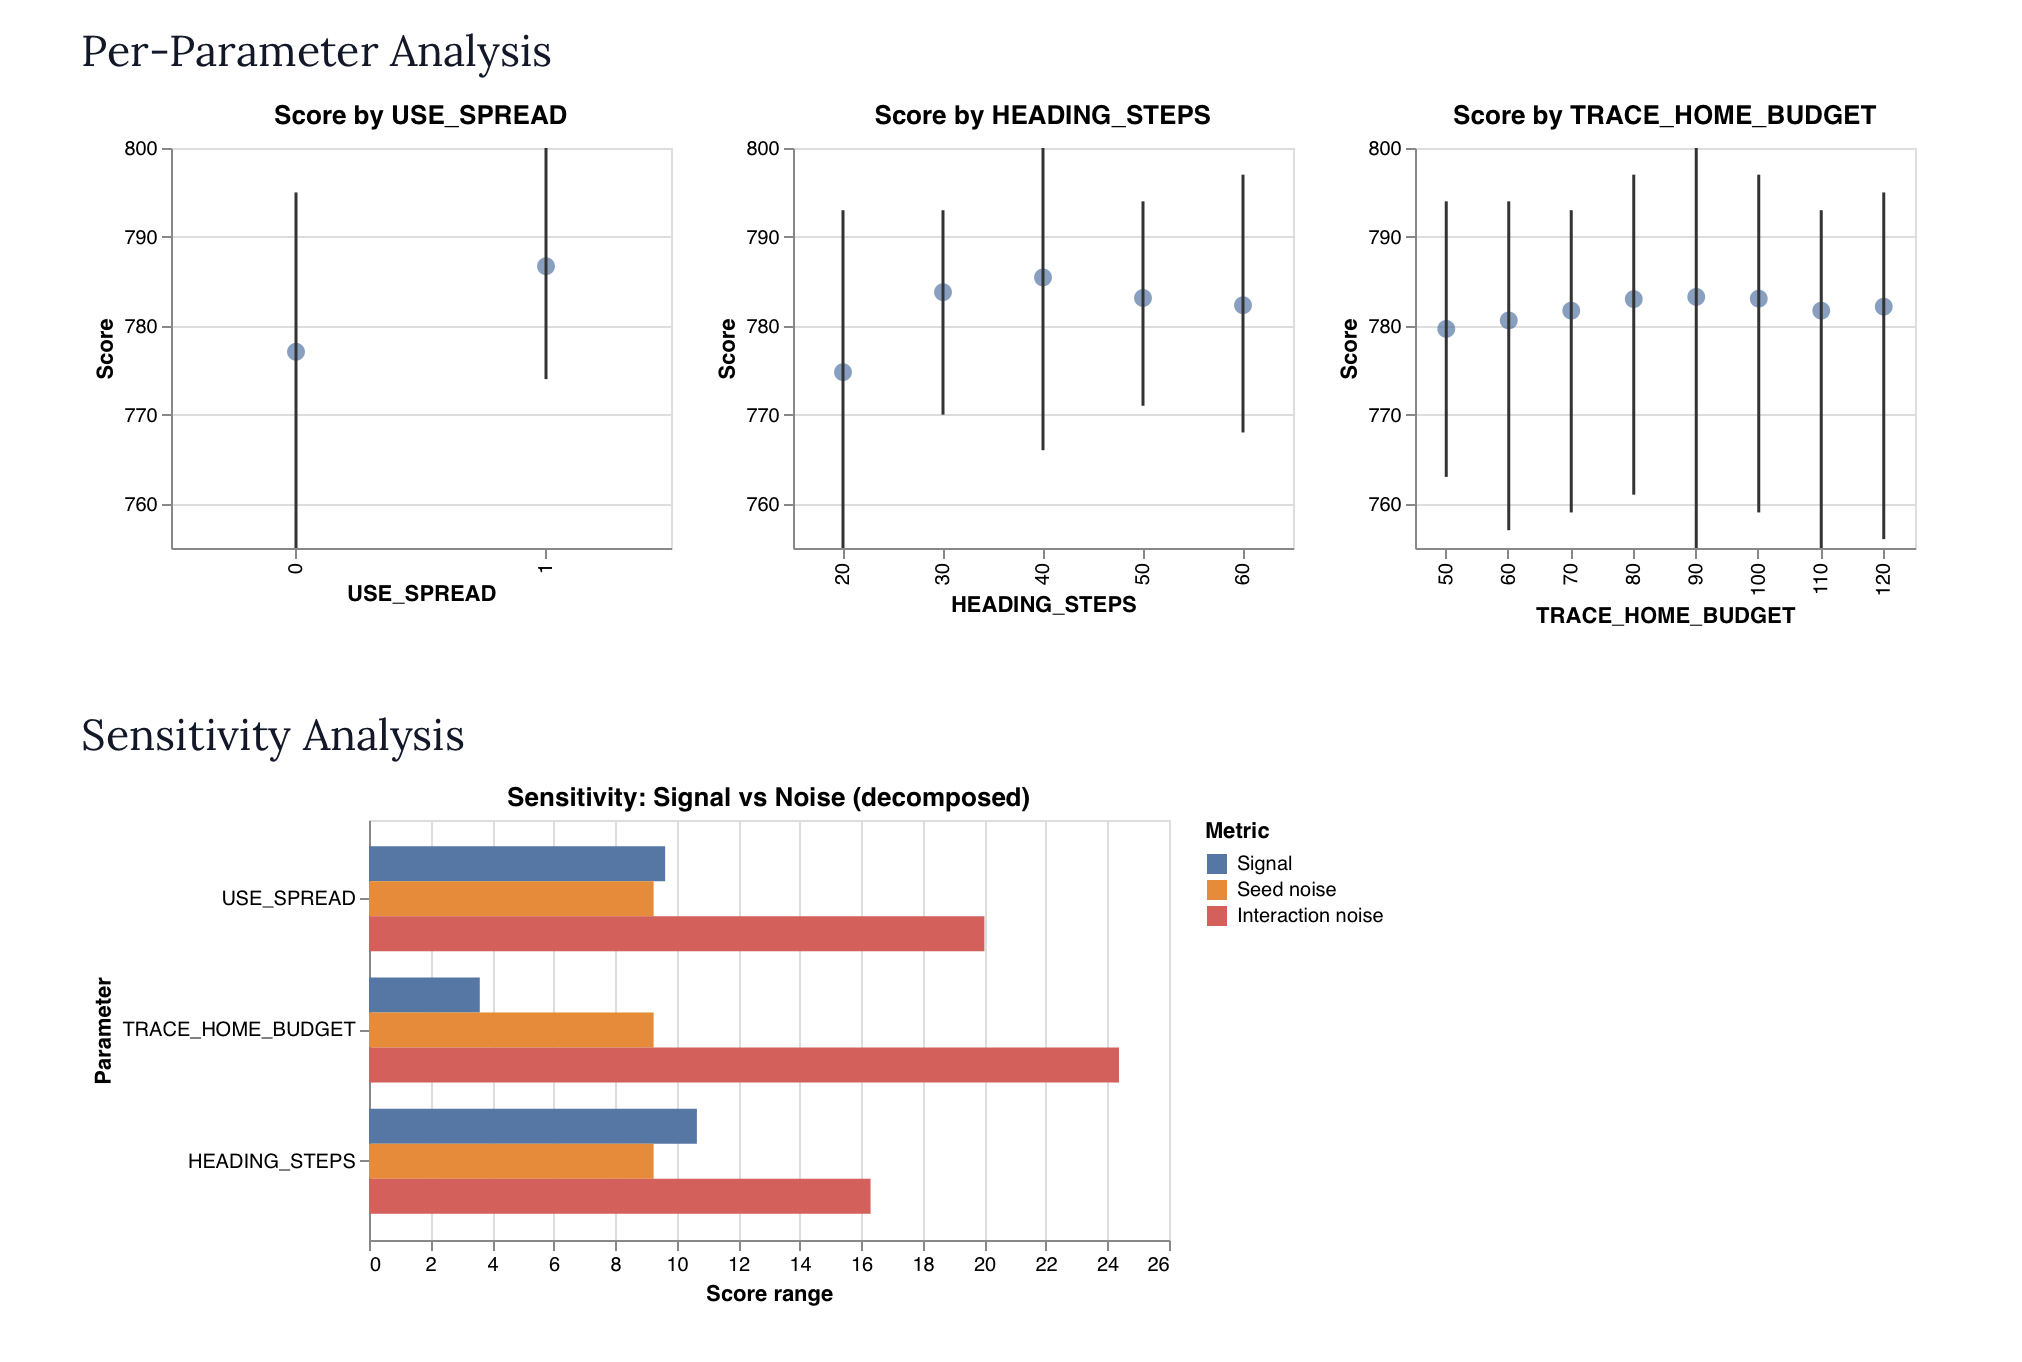

Python code for this plot:
# /// script
# requires-python = ">=3.12"
# dependencies = ["marimo", "polars", "altair"]
# ///
"""Hyperparameter optimizer for alisp files with @hp annotations."""

import marimo

__generated_with = "0.20.4"
app = marimo.App(width="full")


@app.cell
def _():
    import marimo as mo
    import polars as pl
    import altair as alt
    import argparse
    import itertools
    import os
    import re
    import subprocess
    import sys
    from typing import NamedTuple
    from collections import defaultdict

    return (
        NamedTuple,
        alt,
        argparse,
        itertools,
        mo,
        os,
        pl,
        re,
        subprocess,
        sys,
    )


@app.cell
def _(NamedTuple):
    class HyperParam(NamedTuple):
        name: str
        min_val: int
        max_val: int
        step: int
        line_index: int
        current_val: int = 0


    class JobResult(NamedTuple):
        combo: tuple
        seed: int
        score: int | None
        error: str | None


    class SensitivityRow(NamedTuple):
        name: str
        values: list[int]
        means: list[float]
        signal: float
        noise: float
        seed_noise: float
        interaction_noise: float

    return HyperParam, JobResult, SensitivityRow


@app.cell
def _(re):
    SCORE_RE = re.compile(r"Score:\s*(\d+)")
    ANNOTATION_RE = re.compile(
        r"^\s*;\s*@hp\s+min=(\d+)\s+max=(\d+)\s+step=(\d+)\s*$"
    )
    CONST_RE = re.compile(r"^(\s*\(const\s+(\w+)\s+)(-?\d+)(\s*\).*)$")
    return ANNOTATION_RE, CONST_RE, SCORE_RE


@app.cell
def _(ANNOTATION_RE, CONST_RE, HyperParam):
    def parse_annotations(path: str) -> tuple[list[str], list[HyperParam]]:
        """Parse @hp annotations and extract hyperparameters."""
        lines = open(path).readlines()
        params: list[HyperParam] = []
        pending_annotation = None
        for i, line in enumerate(lines):
            ann_match = ANNOTATION_RE.match(line)
            if ann_match:
                pending_annotation = ann_match
                continue
            if pending_annotation is not None and line.strip() != "":
                const_match = CONST_RE.match(line)
                if not const_match:
                    raise ValueError(
                        f"@hp annotation on line {i - 1} not followed by (const NAME val)"
                    )
                name = const_match.group(2)
                current_val = int(const_match.group(3))
                min_val = int(pending_annotation.group(1))
                max_val = int(pending_annotation.group(2))
                step = int(pending_annotation.group(3))
                params.append(HyperParam(name, min_val, max_val, step, i, current_val))
                pending_annotation = None
        if pending_annotation is not None:
            raise ValueError(
                "Trailing @hp annotation at end of file with no (const) following"
            )
        return lines, params

    return (parse_annotations,)


@app.cell
def _(itertools):
    import math as _math

    def count_search_space(params) -> int:
        """Count combinations without materializing them."""
        if not params:
            return 0
        return _math.prod(
            len(range(p.min_val, p.max_val + 1, p.step)) for p in params
        )

    def build_search_space(params) -> list[tuple]:
        """Generate all combinations of hyperparameter values."""
        return list(
            itertools.product(
                *[range(p.min_val, p.max_val + 1, p.step) for p in params]
            )
        )

    return build_search_space, count_search_space


@app.cell
def _(JobResult, SCORE_RE, subprocess):
    def run_one(
        combo: tuple,
        seed: int,
        param_names: list[str],
        filepath: str,
        project_root: str,
        map_filter: str | None,
        relax_ops: bool,
        pinned: list[tuple[str, int]] | None = None,
    ) -> JobResult:
        """Run a single parameter combination with a given seed."""
        cmd = ["argc", "test"]
        for name, val in zip(param_names, combo):
            cmd.extend(["-D", f"{name}={val}"])
        for name, val in (pinned or []):
            cmd.extend(["-D", f"{name}={val}"])
        cmd.extend(["-s", str(seed)])
        if map_filter:
            cmd.extend(["-m", map_filter])
        if relax_ops:
            cmd.extend(["-o", "1000"])
        cmd.append(filepath)

        result = subprocess.run(
            cmd, capture_output=True, text=True, cwd=project_root
        )
        if result.returncode != 0:
            return JobResult(
                combo, seed, None, result.stderr.strip() or result.stdout.strip()
            )

        match = SCORE_RE.search(result.stdout)
        if match:
            return JobResult(combo, seed, int(match.group(1)), None)
        return JobResult(combo, seed, None, "No score found in output")

    return (run_one,)


@app.cell
def _(run_one):
    def run_sweep(
        params,
        combos: list[tuple],
        seeds: list[int],
        filepath: str,
        project_root: str,
        map_filter: str | None,
        relax_ops: bool,
        jobs: int,
        print_fn=print,
        progress_bar=None,
        pinned_params: list[tuple[str, int]] | None = None,
    ) -> list:
        """Run all combinations and seeds in parallel, collecting results."""
        import concurrent.futures

        param_names = [p.name for p in params]
        all_jobs = [(combo, seed) for combo in combos for seed in seeds]
        results = []

        with concurrent.futures.ThreadPoolExecutor(max_workers=jobs) as pool:
            futures = {
                pool.submit(
                    run_one,
                    combo,
                    seed,
                    param_names,
                    filepath,
                    project_root,
                    map_filter,
                    relax_ops,
                    pinned_params,
                ): (combo, seed)
                for combo, seed in all_jobs
            }
            for future in concurrent.futures.as_completed(futures):
                job_result = future.result()
                results.append(job_result)
                score_str = (
                    str(job_result.score)
                    if job_result.score is not None
                    else "ERROR"
                )
                print_fn(
                    f"[{len(results)}/{len(all_jobs)}] combo={job_result.combo} seed={job_result.seed} -> {score_str}"
                )
                if progress_bar is not None:
                    progress_bar.update(
                        subtitle=f"combo={job_result.combo} seed={job_result.seed} → {score_str}",
                    )

        return results

    return (run_sweep,)


@app.function
def average_scores(results, params):
    """Average scores across seeds for each combo, ranked by score."""
    from collections import defaultdict

    scores_by_combo = defaultdict(list)
    for r in results:
        if r.score is not None:
            scores_by_combo[r.combo].append(r.score)
    ranked = [
        (combo, sum(scores) / len(scores))
        for combo, scores in scores_by_combo.items()
        if scores
    ]
    ranked.sort(key=lambda x: x[1], reverse=True)
    return ranked


@app.cell
def _(SensitivityRow):
    def compute_sensitivity(results, params):
        """Analyze per-parameter sensitivity to score variation.

        Decomposes noise into two components:
        - seed_noise: variance from running the same combo across different seeds
        - interaction_noise: variance from other parameters (after averaging out seeds)
        """
        from collections import defaultdict

        sensitivity_rows = []
        for param_idx, param in enumerate(params):
            scores_by_value = defaultdict(list)
            for result in results:
                if result.score is not None:
                    scores_by_value[result.combo[param_idx]].append(result.score)
            if not scores_by_value:
                continue
            values = sorted(scores_by_value.keys())
            means = [
                sum(scores_by_value[v]) / len(scores_by_value[v]) for v in values
            ]
            signal = max(means) - min(means) if means else 0.0

            # Compute total noise as mean range within each value (unchanged)
            noise_ranges = []
            for v in values:
                if len(scores_by_value[v]) > 1:
                    s = scores_by_value[v]
                    noise_ranges.append(max(s) - min(s))
            noise = sum(noise_ranges) / len(noise_ranges) if noise_ranges else 0.0

            # Group scores by combo to get per-combo means and seed ranges
            scores_by_combo = defaultdict(lambda: defaultdict(list))
            for result in results:
                if result.score is not None:
                    scores_by_combo[result.combo][result.seed].append(result.score)

            # Seed noise: for each combo, range across seeds, then average
            # This is the noise from running the same combo on different maps
            seed_noise_ranges = []
            for combo, seeds_dict in scores_by_combo.items():
                seed_means = [
                    sum(s) / len(s) for s in seeds_dict.values() if s
                ]
                if len(seed_means) > 1:
                    seed_noise_ranges.append(max(seed_means) - min(seed_means))
            seed_noise = (
                sum(seed_noise_ranges) / len(seed_noise_ranges)
                if seed_noise_ranges
                else 0.0
            )

            # Interaction noise: for each param value, range of combo means
            # This shows how much the other parameters affect the score
            interaction_ranges = []
            for v in values:
                # Find all combos where this param has value v
                combo_means = []
                for combo, seeds_dict in scores_by_combo.items():
                    if combo[param_idx] == v:
                        all_scores = [
                            s for sl in seeds_dict.values() for s in sl
                        ]
                        if all_scores:
                            combo_means.append(
                                sum(all_scores) / len(all_scores)
                            )
                if len(combo_means) > 1:
                    interaction_ranges.append(
                        max(combo_means) - min(combo_means)
                    )
            interaction_noise = (
                sum(interaction_ranges) / len(interaction_ranges)
                if interaction_ranges
                else 0.0
            )

            sensitivity_rows.append(
                SensitivityRow(
                    name=param.name,
                    values=values,
                    means=means,
                    signal=signal,
                    noise=noise,
                    seed_noise=seed_noise,
                    interaction_noise=interaction_noise,
                )
            )
        return sensitivity_rows

    return (compute_sensitivity,)


@app.cell
def _(CONST_RE, os):
    def write_back(lines: list[str], params, best_combo: tuple, path: str) -> None:
        """Update the alisp file with the best hyperparameter values."""
        for p, val in zip(params, best_combo):
            line = lines[p.line_index]
            has_newline = line.endswith("\n")
            m = CONST_RE.match(line.rstrip("\n"))
            if m:
                lines[p.line_index] = (
                    m.group(1)
                    + str(val)
                    + m.group(4)
                    + ("\n" if has_newline else "")
                )

        tmp_path = path + ".optimize.tmp"
        with open(tmp_path, "w") as f:
            f.writelines(lines)
        os.replace(tmp_path, path)

    return (write_back,)


@app.function
def print_summary(ranked, params, print_fn=print):
    """Print ranked results as a table."""
    if not ranked:
        return
    col_width = 12
    header = (
        "".join(f"{p.name:>{col_width}}" for p in params)
        + f"{'avg_score':>{col_width}}"
    )
    print_fn("\n" + header)
    print_fn("-" * len(header))
    for combo, avg in ranked[:10]:
        row = (
            "".join(f"{v:>{col_width}}" for v in combo)
            + f"{avg:>{col_width}.1f}"
        )
        print_fn(row)
    print_fn(f"\nBest combo (avg score {ranked[0][1]:.1f}):")
    for p, v in zip(params, ranked[0][0]):
        print_fn(f"  (const {p.name} {v})")


@app.function
def print_sensitivity(sensitivity, print_fn=print):
    """Print parameter sensitivity analysis."""
    if not sensitivity:
        return
    print_fn("\nParameter sensitivity:")
    for row in sensitivity:
        s_to_n = row.signal / row.noise if row.noise > 0 else float("inf")
        print_fn(
            f"  {row.name:20} signal={row.signal:7.1f}  noise={row.noise:7.1f}  s/n={s_to_n:6.2f}"
        )
        print_fn(
            f"    {'seed_noise':>24}={row.seed_noise:7.1f}  interaction_noise={row.interaction_noise:7.1f}"
        )
        print_fn(
            f"    {' '.join(f'{v}={m:6.1f}' for v, m in zip(row.values, row.means))}"
        )


@app.cell
def _(
    argparse,
    build_search_space,
    compute_sensitivity,
    mo,
    os,
    parse_annotations,
    run_sweep,
    sys,
    write_back,
):
    """CLI mode: Parse args, run sweep, print results, optionally write back."""

    is_script = mo.app_meta().mode == "script"

    if not is_script:
        # In interactive mode, this cell returns None and skips execution
        pass
    else:
        # In CLI mode, run everything and exit
        try:
            # Parse arguments
            _parser = argparse.ArgumentParser(
                prog="optimize.py",
                description="Optimize alisp hyperparameters with @hp annotations",
            )
            _parser.add_argument("file", metavar="file.alisp")
            _parser.add_argument(
                "-m",
                "--map",
                dest="map_filter",
                default=None,
                help="Map filter prefix",
            )
            _parser.add_argument(
                "-o",
                "--relax-ops",
                action="store_true",
                help="Use relaxed op limit",
            )
            _parser.add_argument(
                "-s",
                "--seeds",
                type=int,
                default=1,
                help="Number of seeds (default: 1)",
            )
            _parser.add_argument(
                "--seed-start",
                type=int,
                default=42,
                help="First seed (default: 42)",
            )
            _parser.add_argument(
                "-j",
                "--jobs",
                type=int,
                default=8,
                help="Parallel workers (default: 8)",
            )
            _parser.add_argument(
                "--write",
                action="store_true",
                help="Write best combo back to file",
            )
            _args = _parser.parse_args()

            # Resolve file path
            _filepath = _args.file
            if not _filepath.startswith("programs/"):
                _filepath = os.path.join("programs", _filepath)
            if not os.path.exists(_filepath):
                print(f"error: {_filepath} not found", file=sys.stderr)
                sys.exit(1)

            # Parse annotations
            _lines, _params = parse_annotations(_filepath)
            if not _params:
                print("error: no @hp annotations found", file=sys.stderr)
                sys.exit(1)

            # Build search space
            _combos = build_search_space(_params)
            _seeds = list(range(_args.seed_start, _args.seed_start + _args.seeds))

            print(f"\n{'=' * 70}")
            print(f"Hyperparameter Optimizer")
            print(f"{'=' * 70}")
            print(f"File: {_filepath}")
            print(f"Parameters: {len(_params)}")
            print(f"Combinations: {len(_combos)}")
            print(
                f"Seeds: {len(_seeds)} (from {_args.seed_start} to {_args.seed_start + _args.seeds - 1})"
            )
            print(f"Total jobs: {len(_combos) * len(_seeds)}")
            if _args.map_filter:
                print(f"Map filter: {_args.map_filter}")
            if _args.relax_ops:
                print(f"Op limit: 1000 (relaxed)")
            print(f"{'=' * 70}\n")

            # Run sweep
            _project_root = os.path.dirname(os.path.abspath(__file__))
            _results = run_sweep(
                _params,
                _combos,
                _seeds,
                _filepath,
                _project_root,
                _args.map_filter,
                _args.relax_ops,
                _args.jobs,
                print_fn=print,
            )

            # Analyze results
            _ranked = average_scores(_results, _params)
            if not _ranked:
                print("error: all runs failed", file=sys.stderr)
                sys.exit(1)

            _sensitivity = compute_sensitivity(_results, _params)

            # Print summaries
            print_summary(_ranked, _params, print_fn=print)
            print_sensitivity(_sensitivity, print_fn=print)

            # Write back if requested
            if _args.write:
                _best_combo = _ranked[0][0]
                _best_avg = _ranked[0][1]
                write_back(_lines, _params, _best_combo, _filepath)
                print(f"\n✓ Wrote best combo (avg {_best_avg:.1f}) to {_filepath}")

            print("\n" + "=" * 70)
            sys.exit(0)

        except Exception as e:
            print(f"error: {e}", file=sys.stderr)
            sys.exit(1)
    return


@app.cell
def _(mo):
    mo.md("""
    # Hyperparameter Optimizer
    """)
    return


@app.cell
def _(mo):
    """Persistent state for sweep results — survives upstream changes."""

    get_sweep_results, set_sweep_results = mo.state(None)
    return get_sweep_results, set_sweep_results


@app.cell
def _(mo, os, sys):
    """Refresh button, CLI arg, and selected-file state."""

    refresh_button = mo.ui.run_button(label="🔄 Refresh")

    _cli_file = None
    if "--" in sys.argv:
        _cli_args = sys.argv[sys.argv.index("--") + 1 :]
        if _cli_args:
            _cli_file = _cli_args[0]
            if _cli_file and not _cli_file.startswith("programs/"):
                _cli_file = os.path.join("programs", _cli_file)

    get_selected, set_selected = mo.state(_cli_file)
    return get_selected, refresh_button, set_selected


@app.cell
def _(get_selected, mo, os, refresh_button, set_selected):
    """File picker dropdown — re-scans programs/ when refresh is clicked."""

    _ = refresh_button.value

    _programs_dir = os.path.join(
        os.path.dirname(os.path.abspath(__file__)), "programs"
    )
    _options = sorted(
        f"programs/{_f}"
        for _f in os.listdir(_programs_dir)
        if _f.endswith(".alisp") and ".unit." not in _f and ".inc." not in _f
    )

    _current = get_selected()
    _initial = (
        _current if _current in _options else (_options[0] if _options else None)
    )

    file_dropdown = mo.ui.dropdown(
        options=_options,
        value=_initial,
        label="File",
        on_change=set_selected,
    )
    mo.hstack([file_dropdown, refresh_button], justify="start", gap=1)
    return (file_dropdown,)


@app.cell
def _(file_dropdown, parse_annotations):
    """Load the selected file and parse its annotations."""

    filepath = file_dropdown.value
    lines, all_params = [], []
    if filepath:
        lines, all_params = parse_annotations(filepath)
    return all_params, filepath, lines


@app.cell
def _(HyperParam, all_params, mo):
    """Editable parameter table — toggle inclusion and override min/max/step."""

    param_form = None
    if all_params:
        _elements = {}
        for _p in all_params:
            _elements[f"{_p.name}__enabled"] = mo.ui.checkbox(value=True)
            _elements[f"{_p.name}__val"] = mo.ui.number(
                value=_p.current_val, label="", start=0, stop=9999, step=1
            )
            _elements[f"{_p.name}__min"] = mo.ui.number(
                value=_p.min_val, label="", start=0, stop=9999, step=1
            )
            _elements[f"{_p.name}__max"] = mo.ui.number(
                value=_p.max_val, label="", start=0, stop=9999, step=1
            )
            _elements[f"{_p.name}__step"] = mo.ui.number(
                value=_p.step, label="", start=1, stop=9999, step=1
            )

        _header = "| Sweep | Parameter | Value | Min | Max | Step |\n|---|---|---|---|---|---|\n"
        _rows_md = ""
        for _p in all_params:
            _n = _p.name
            _rows_md += (
                f"| {{{_n}__enabled}} | **{_n}** | {{{_n}__val}} "
                f"| {{{_n}__min}} | {{{_n}__max}} | {{{_n}__step}} |\n"
            )
        param_form = mo.md(_header + _rows_md).batch(**_elements)

    param_form
    return (param_form,)


@app.cell
def _(HyperParam, all_params, count_search_space, param_form):
    """Filter params based on form selection and build search space with overrides.

    Checked params are swept; unchecked params are pinned to their Value.
    Only computes the combo count here — the full list is materialized lazily
    in the sweep cell to avoid CPU spin on large search spaces.
    """

    params = []
    combo_count = 0
    pinned_params: list[tuple[str, int]] = []
    pinned_params_full: list[HyperParam] = []
    if param_form is not None and param_form.value:
        _vals = param_form.value
        for _p in all_params:
            if _vals.get(f"{_p.name}__enabled", False):
                _min = int(_vals.get(f"{_p.name}__min", _p.min_val))
                _max = int(_vals.get(f"{_p.name}__max", _p.max_val))
                _step = int(_vals.get(f"{_p.name}__step", _p.step))
                _cur = int(_vals.get(f"{_p.name}__val", _p.current_val))
                params.append(
                    HyperParam(_p.name, _min, _max, _step, _p.line_index, _cur)
                )
            else:
                _val = int(_vals.get(f"{_p.name}__val", _p.current_val))
                pinned_params.append((_p.name, _val))
                pinned_params_full.append(
                    HyperParam(_p.name, _p.min_val, _p.max_val, _p.step, _p.line_index, _val)
                )
        combo_count = count_search_space(params)
    return combo_count, params, pinned_params, pinned_params_full


@app.cell
def _(combo_count, mo, params, pinned_params, seeds_slider):
    """Show search space summary."""

    _output = None
    if params:
        _total_jobs = combo_count * seeds_slider.value
        _details = ", ".join(
            f"{p.name}={len(range(p.min_val, p.max_val + 1, p.step))}"
            for p in params
        )
        _pinned_str = ""
        if pinned_params:
            _pinned_str = "  \nPinned: " + ", ".join(
                f"{name}={val}" for name, val in pinned_params
            )
        _warn = ""
        if combo_count > 100_000:
            _warn = f"\n\n⚠️ **Very large search space** ({combo_count:,} combos). Consider reducing ranges or increasing step sizes."
        _output = mo.md(
            f"**{len(params)} parameters** ({_details}) × "
            f"**{combo_count:,} combinations** × "
            f"**{seeds_slider.value} seed(s)** = **{_total_jobs:,} total jobs**"
            f"{_pinned_str}{_warn}"
        )
    _output
    return


@app.cell
def _(mo):
    """Configuration sliders."""

    mo.md("## Configuration")
    seeds_slider = mo.ui.slider(1, 8, value=4, label="Seeds", step=1)
    seed_start_input = mo.ui.number(value=42, label="Seed start")
    jobs_slider = mo.ui.slider(1, 16, value=8, label="Parallel jobs", step=1)
    map_filter_input = mo.ui.text(value="", label="Map filter (blank = all)")
    relax_ops_checkbox = mo.ui.checkbox(
        value=False, label="Relax ops limit (-o 1000)"
    )

    mo.hstack(
        [
            mo.vstack([seeds_slider, seed_start_input]),
            mo.vstack(
                [jobs_slider, mo.vstack([map_filter_input, relax_ops_checkbox])]
            ),
        ]
    )
    return (
        jobs_slider,
        map_filter_input,
        relax_ops_checkbox,
        seed_start_input,
        seeds_slider,
    )


@app.cell
def _(combo_count, mo, params, seeds_slider):
    """Run button."""

    _total_jobs = combo_count * seeds_slider.value if params else 0
    run_button = mo.ui.run_button(label=f"Run sweep ({_total_jobs:,} jobs)")
    run_button
    return (run_button,)


@app.cell
def _(
    build_search_space,
    combo_count,
    filepath,
    jobs_slider,
    map_filter_input,
    mo,
    os,
    params,
    pinned_params,
    pinned_params_full,
    relax_ops_checkbox,
    run_button,
    run_sweep,
    seed_start_input,
    seeds_slider,
    set_sweep_results,
):
    """Execute the sweep when button is clicked.

    Results are stored in mo.state so they persist when upstream UI changes.
    Combos are only materialized here, not in the reactive dependency chain.
    """

    mo.stop(not run_button.value)

    # Materialize combos only when actually running the sweep
    combos = build_search_space(params)

    project_root = os.path.dirname(os.path.abspath(__file__))
    map_filter = map_filter_input.value or None
    relax_ops = relax_ops_checkbox.value
    seeds = list(
        range(
            int(seed_start_input.value),
            int(seed_start_input.value) + seeds_slider.value,
        )
    )
    _total = combo_count * len(seeds)

    with mo.status.progress_bar(
        total=_total,
        title="Running sweep",
        completion_title="Sweep complete",
        remove_on_exit=True,
    ) as _bar:
        _results = run_sweep(
            params,
            combos,
            seeds,
            filepath,
            project_root,
            map_filter,
            relax_ops,
            int(jobs_slider.value),
            print_fn=lambda x: None,
            progress_bar=_bar,
            pinned_params=pinned_params,
        )

    # Store results + snapshot of params/filepath used for this sweep
    set_sweep_results({
        "results": _results,
        "params": list(params),
        "pinned_params_full": list(pinned_params_full),
        "filepath": filepath,
    })
    return


@app.cell
def _(compute_sensitivity, get_sweep_results, pl):
    """Compute ranked results, sensitivity, and results dataframe.

    Reads from mo.state so charts persist when upstream UI changes.
    """

    _sweep = get_sweep_results()
    _results = _sweep["results"] if _sweep else []
    sweep_params = _sweep["params"] if _sweep else []
    sweep_pinned_full = _sweep["pinned_params_full"] if _sweep else []
    sweep_filepath = _sweep["filepath"] if _sweep else None

    ranked = average_scores(_results, sweep_params) if _results else []
    sensitivity = compute_sensitivity(_results, sweep_params) if _results else []

    # Build a polars DataFrame from raw results for charting
    results_df = pl.DataFrame()
    if _results:
        _rows = []
        for _r in _results:
            if _r.score is not None:
                _row = {sweep_params[_i].name: _r.combo[_i] for _i in range(len(sweep_params))}
                _row["seed"] = _r.seed
                _row["score"] = _r.score
                _rows.append(_row)
        if _rows:
            results_df = pl.DataFrame(_rows)
    return ranked, results_df, sensitivity, sweep_params, sweep_pinned_full, sweep_filepath


@app.cell
def _(mo, sweep_params, pl, ranked):
    """Display top results as a table."""

    _result = None
    write_button = (
        mo.ui.run_button(label="Write best values to file") if ranked else None
    )
    if ranked:
        df_top = pl.DataFrame(
            [
                {
                    **{sweep_params[i].name: combo[i] for i in range(len(sweep_params))},
                    "avg_score": avg,
                }
                for combo, avg in ranked[:10]
            ]
        )
        _result = mo.vstack(
            [mo.md("## Top Results"), mo.ui.table(df_top), write_button]
        )
    _result
    return (write_button,)


@app.cell
def _(mo, ranked, sweep_filepath, sweep_params, sweep_pinned_full, write_back, write_button):
    """Handle write-back when button is clicked.

    Writes both the best swept combo AND any manually-overridden pinned values.
    Uses the params/filepath snapshot from the sweep that produced the results.
    Re-reads the file fresh to get current line contents.
    """

    _output = None
    if write_button and write_button.value and sweep_filepath:
        _lines = open(sweep_filepath).readlines()
        best_combo, best_avg = ranked[0]
        # Write swept params with best combo values, plus pinned overrides
        all_write_params = list(sweep_params) + list(sweep_pinned_full)
        all_write_vals = tuple(best_combo) + tuple(p.current_val for p in sweep_pinned_full)
        write_back(_lines, all_write_params, all_write_vals, sweep_filepath)
        _output = mo.md(
            f"✓ **Wrote best combo** (avg score: {best_avg:.1f}) to `{sweep_filepath}`"
        )
    _output
    return


@app.cell
def _(alt, mo, sweep_params, pl, results_df):
    """Per-parameter score charts with mean, min, max."""

    _result = None
    if len(results_df) > 0 and sweep_params:
        _charts = []
        for _param in sweep_params:
            _agg = (
                results_df.group_by(_param.name)
                .agg(
                    [
                        pl.col("score").mean().alias("mean_score"),
                        pl.col("score").std().alias("std_score"),
                        pl.col("score").max().alias("max_score"),
                        pl.col("score").min().alias("min_score"),
                        pl.col("score").count().alias("n"),
                    ]
                )
                .sort(_param.name)
            )

            _base = alt.Chart(_agg).encode(
                x=alt.X(f"{_param.name}:O", title=_param.name, sort=None),
            )
            _points = _base.mark_point(
                size=80, filled=True, color="#4c78a8"
            ).encode(
                y=alt.Y(
                    "mean_score:Q", title="Score", scale=alt.Scale(zero=False)
                ),
                tooltip=[
                    alt.Tooltip(_param.name, title=_param.name),
                    alt.Tooltip("mean_score:Q", title="Mean", format=".1f"),
                    alt.Tooltip("std_score:Q", title="Std", format=".1f"),
                    alt.Tooltip("max_score:Q", title="Max"),
                    alt.Tooltip("min_score:Q", title="Min"),
                    alt.Tooltip("n:Q", title="Count"),
                ],
            )
            _ranges = _base.mark_rule(color="#333", strokeWidth=1.5).encode(
                y=alt.Y("min_score:Q"),
                y2="max_score:Q",
            )
            _chart = (_points + _ranges).properties(
                title=f"Score by {_param.name}",
                width=250,
                height=200,
            )
            _charts.append(_chart)

        _result = mo.vstack(
            [
                mo.md("## Per-Parameter Analysis"),
                mo.ui.altair_chart(alt.hconcat(*_charts)),
            ]
        )
    _result
    return


@app.cell
def _(alt, mo, sensitivity):
    """Sensitivity analysis chart: signal vs noise per parameter."""

    _result = None
    if sensitivity:
        _rows = []
        for _row in sensitivity:
            _sn = _row.signal / _row.noise if _row.noise > 0 else float("inf")
            _sn_str = f"{_sn:.2f}" if _sn != float("inf") else "inf"
            _rows.append(
                {
                    "Parameter": _row.name,
                    "Metric": "Signal",
                    "Value": _row.signal,
                    "S/N": _sn_str,
                }
            )
            _rows.append(
                {
                    "Parameter": _row.name,
                    "Metric": "Seed noise",
                    "Value": _row.seed_noise,
                    "S/N": _sn_str,
                }
            )
            _rows.append(
                {
                    "Parameter": _row.name,
                    "Metric": "Interaction noise",
                    "Value": _row.interaction_noise,
                    "S/N": _sn_str,
                }
            )

        _chart = (
            alt.Chart(alt.Data(values=_rows))
            .mark_bar()
            .encode(
                y=alt.Y("Parameter:N", sort="-x"),
                x=alt.X("Value:Q", title="Score range"),
                color=alt.Color(
                    "Metric:N",
                    scale=alt.Scale(
                        domain=["Signal", "Seed noise", "Interaction noise"],
                        range=["#4c78a8", "#f58518", "#e45756"],
                    ),
                ),
                yOffset="Metric:N",
                tooltip=[
                    alt.Tooltip("Parameter:N"),
                    alt.Tooltip("Metric:N"),
                    alt.Tooltip("Value:Q", format=".1f"),
                    alt.Tooltip("S/N:N", title="S/N ratio"),
                ],
            )
            .properties(
                title="Sensitivity: Signal vs Noise (decomposed)",
                width=400,
                height=max(len(sensitivity) * 70, 100),
            )
        )
        _result = mo.vstack(
            [
                mo.md("## Sensitivity Analysis"),
                mo.ui.altair_chart(_chart),
            ]
        )
    _result
    return


@app.cell
def _(mo, sweep_params):
    """Dropdowns to pick two parameters for interaction heatmap."""

    _result = None
    interact_x = None
    interact_y = None
    if len(sweep_params) >= 2:
        _names = [p.name for p in sweep_params]
        interact_x = mo.ui.dropdown(options=_names, value=_names[0], label="X axis")
        interact_y = mo.ui.dropdown(options=_names, value=_names[1], label="Y axis")
        _result = mo.vstack([
            mo.md("## Parameter Interaction"),
            mo.hstack([interact_x, interact_y], justify="start", gap=1),
        ])
    _result
    return interact_x, interact_y


@app.cell
def _(alt, interact_x, interact_y, mo, pl, results_df, sweep_params):
    """Heatmap showing mean score for each combination of two parameters."""

    _result = None
    if (
        interact_x is not None
        and interact_y is not None
        and interact_x.value
        and interact_y.value
        and len(results_df) > 0
        and len(sweep_params) >= 2
    ):
        _xname = interact_x.value
        _yname = interact_y.value

        if _xname != _yname:
            _agg = (
                results_df.group_by([_xname, _yname])
                .agg([
                    pl.col("score").mean().alias("mean_score"),
                    pl.col("score").std().alias("std_score"),
                    pl.col("score").count().alias("n"),
                ])
                .sort([_xname, _yname])
            )

            _heatmap = (
                alt.Chart(_agg)
                .mark_rect()
                .encode(
                    x=alt.X(f"{_xname}:O", title=_xname, sort=None),
                    y=alt.Y(f"{_yname}:O", title=_yname, sort=None),
                    color=alt.Color(
                        "mean_score:Q",
                        title="Mean Score",
                        scale=alt.Scale(scheme="viridis"),
                    ),
                    tooltip=[
                        alt.Tooltip(_xname, title=_xname),
                        alt.Tooltip(_yname, title=_yname),
                        alt.Tooltip("mean_score:Q", title="Mean", format=".1f"),
                        alt.Tooltip("std_score:Q", title="Std", format=".1f"),
                        alt.Tooltip("n:Q", title="Count"),
                    ],
                )
                .properties(
                    title=f"Mean Score: {_xname} × {_yname}",
                    width=400,
                    height=400,
                )
            )

            _text = (
                alt.Chart(_agg)
                .mark_text(fontSize=10, color="white")
                .encode(
                    x=alt.X(f"{_xname}:O", sort=None),
                    y=alt.Y(f"{_yname}:O", sort=None),
                    text=alt.Text("mean_score:Q", format=".0f"),
                )
            )

            _result = mo.ui.altair_chart(_heatmap + _text)
        else:
            _result = mo.md("*Pick two different parameters.*")
    _result
    return


if __name__ == "__main__":
    app.run()
